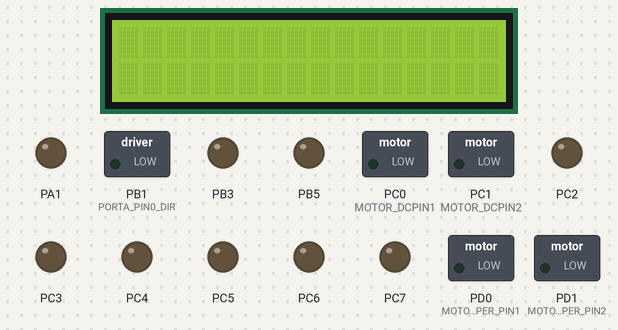
Simulated run of this program. Board: ATmega32, built with avr-gcc and emulated at 8 MHz. Parts: 16×2 character LCD, switched loads named in the program (green lamp = pin HIGH), output pins drawn as LEDs (lit = HIGH). Wiring (inferred from the names in the program): character LCD (HD44780): RS PA0; E PB2; data PA4, PA5, PA6, PA7. Pins used as bus, display or sensor lines are not drawn. At 0.1 s the program stops and its outputs stay as they are.

Above: at 0.1 s.
Timing chart, 0 to 1.6 s (numbered marks = the images above):
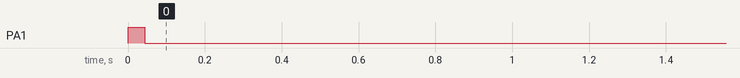

Measured:
- by itself, PA1: LOW → HIGH at 0.00 s, → LOW 0.04 s later

The program:

main.c
```c
#include "STD_TYPES.h"
#include "BIT_MATH.h"
#include <util/delay.h>
#include "MDIO_interface.h"
#include "CLCD_interface.h"
#include "HKEY_PAD_interface.h"
#include "MADC_interface.h"
#include "MSPI_interface.h"
#include "App.h"

int main()
{
	PORT_voidInit();
	CLCD_void_Init();
	MADC_voidInit();
	MSPI_voidInit();
    u8 dummy=80;
    u8 receive_data_LDR;
    u8 LED_value;
	while(1)
	{
		receive_data_LDR=MSPI_u8Transcive(dummy);
		if(receive_data_LDR==80)
		{
			MDIO_EnumSetPortValue(DIO_PORTB,0XFF);
		}

	}
}
```

App.c
```c
#include "STD_TYPES.h"
#include "BIT_MATH.h"
#include <util/delay.h>
#include "MDIO_interface.h"
#include "CLCD_interface.h"
#include "HKEY_PAD_interface.h"
```

App.h
```c
/*
 * App.h
 *
 *  Created on: Sep 2, 2023
 *      Author: Yasmen
 */

#ifndef APP_H_
#define APP_H_


#define  NO_KEY   0XFF

#define OPEN_SYSTEM_MODE         1
#define CHANGE_PASS_MODE         2
#define ADD_USER_MODE            3


#define YASMEEN     1
#define ABEER       2
#define ALAA        3

#define WRONG_ENTRY     4

typedef enum
{
	WRONG_PASS,
	CORRECT_PASS,
}Pass_State_t;


typedef struct {
	u8 pass_eeprom[4];
	u8 ID;
}user_t;


void Write_Pass_Eeprom(u8* data);
void entry_option_fun(void);  //intro(open add change)
u8 Get_Option_key(void);
void Enter_User_ID(void);  //enter your id and check
u8 get_and_check_pass(u8 *eeprom_pass);
void get_pass(user_t * new_user);
#endif /* APP_H_ */
```

DC_Motor.c
```c
#include "STD_TYPES.h"
#include "BIT_MATH.h"
#include <util/delay.h>
#include "MDIO_interface.h"
#include "DC_Motor.h"

void Stepper_Motor_Forward(void)
{
	MDIO_Error_State_tSetPinValue(MOTORSTEEPER_PORT,MOTORSTEEPER_PIN1,DIO_LOW);
	MDIO_Error_State_tSetPinValue(MOTORSTEEPER_PORT,MOTORSTEEPER_PIN1,DIO_LOW);
	MDIO_Error_State_tSetPinValue(MOTORSTEEPER_PORT,MOTORSTEEPER_PIN2,DIO_HIGH);
	MDIO_Error_State_tSetPinValue(MOTORSTEEPER_PORT,MOTORSTEEPER_PIN3,DIO_HIGH);
	MDIO_Error_State_tSetPinValue(MOTORSTEEPER_PORT,MOTORSTEEPER_PIN4,DIO_HIGH);
	_delay_ms (2);
	MDIO_Error_State_tSetPinValue(MOTORSTEEPER_PORT,MOTORSTEEPER_PIN1,DIO_HIGH);
	MDIO_Error_State_tSetPinValue(MOTORSTEEPER_PORT,MOTORSTEEPER_PIN2,DIO_LOW);
	MDIO_Error_State_tSetPinValue(MOTORSTEEPER_PORT,MOTORSTEEPER_PIN3,DIO_HIGH);
	MDIO_Error_State_tSetPinValue(MOTORSTEEPER_PORT,MOTORSTEEPER_PIN4,DIO_HIGH);
	_delay_ms (2);
	MDIO_Error_State_tSetPinValue(MOTORSTEEPER_PORT,MOTORSTEEPER_PIN1,DIO_HIGH);
	MDIO_Error_State_tSetPinValue(MOTORSTEEPER_PORT,MOTORSTEEPER_PIN2,DIO_HIGH);
	MDIO_Error_State_tSetPinValue(MOTORSTEEPER_PORT,MOTORSTEEPER_PIN3,DIO_LOW);
	MDIO_Error_State_tSetPinValue(MOTORSTEEPER_PORT,MOTORSTEEPER_PIN4,DIO_HIGH);
	_delay_ms (2);
	MDIO_Error_State_tSetPinValue(MOTORSTEEPER_PORT,MOTORSTEEPER_PIN1,DIO_HIGH);
	MDIO_Error_State_tSetPinValue(MOTORSTEEPER_PORT,MOTORSTEEPER_PIN2,DIO_HIGH);
	MDIO_Error_State_tSetPinValue(MOTORSTEEPER_PORT,MOTORSTEEPER_PIN3,DIO_HIGH);
	MDIO_Error_State_tSetPinValue(MOTORSTEEPER_PORT,MOTORSTEEPER_PIN4,DIO_LOW);
	_delay_ms (2);
}
void Stepper_Motor_Reverse(void)
{
	MDIO_Error_State_tSetPinValue(MOTORSTEEPER_PORT,MOTORSTEEPER_PIN4,DIO_LOW);
	MDIO_Error_State_tSetPinValue(MOTORSTEEPER_PORT,MOTORSTEEPER_PIN3,DIO_HIGH);
	MDIO_Error_State_tSetPinValue(MOTORSTEEPER_PORT,MOTORSTEEPER_PIN2,DIO_HIGH);
	MDIO_Error_State_tSetPinValue(MOTORSTEEPER_PORT,MOTORSTEEPER_PIN1,DIO_HIGH);
	_delay_ms (2);
	MDIO_Error_State_tSetPinValue(MOTORSTEEPER_PORT,MOTORSTEEPER_PIN4,DIO_HIGH);
	MDIO_Error_State_tSetPinValue(MOTORSTEEPER_PORT,MOTORSTEEPER_PIN3,DIO_LOW);
	MDIO_Error_State_tSetPinValue(MOTORSTEEPER_PORT,MOTORSTEEPER_PIN2,DIO_HIGH);
	MDIO_Error_State_tSetPinValue(MOTORSTEEPER_PORT,MOTORSTEEPER_PIN1,DIO_HIGH);
	_delay_ms (2);
	MDIO_Error_State_tSetPinValue(MOTORSTEEPER_PORT,MOTORSTEEPER_PIN4,DIO_HIGH);
	MDIO_Error_State_tSetPinValue(MOTORSTEEPER_PORT,MOTORSTEEPER_PIN3,DIO_HIGH);
	MDIO_Error_State_tSetPinValue(MOTORSTEEPER_PORT,MOTORSTEEPER_PIN2,DIO_LOW);
	MDIO_Error_State_tSetPinValue(MOTORSTEEPER_PORT,MOTORSTEEPER_PIN1,DIO_HIGH);
	_delay_ms (2);
	MDIO_Error_State_tSetPinValue(MOTORSTEEPER_PORT,MOTORSTEEPER_PIN4,DIO_HIGH);
	MDIO_Error_State_tSetPinValue(MOTORSTEEPER_PORT,MOTORSTEEPER_PIN3,DIO_HIGH);
	MDIO_Error_State_tSetPinValue(MOTORSTEEPER_PORT,MOTORSTEEPER_PIN2,DIO_HIGH);
	MDIO_Error_State_tSetPinValue(MOTORSTEEPER_PORT,MOTORSTEEPER_PIN1,DIO_LOW);
	_delay_ms (2);
}

void DC_Motor_Forward(void)
{
	MDIO_Error_State_tSetPinValue(MOTOR_DCTransPORT,MOTOR_DCPIN2 ,DIO_LOW);
	MDIO_Error_State_tSetPinValue(MOTOR_DCTransPORT,MOTOR_DCPIN1,DIO_HIGH);
}
void DC_Motor_Reverse(void)
{
	MDIO_Error_State_tSetPinValue(MOTOR_DCTransPORT,MOTOR_DCPIN2 ,DIO_HIGH);
	MDIO_Error_State_tSetPinValue(MOTOR_DCTransPORT,MOTOR_DCPIN1,DIO_LOW);
}
void DC_Motor_Stop(void)
{
	MDIO_Error_State_tSetPinValue(MOTOR_DCTransPORT,MOTOR_DCPIN2 ,DIO_LOW);
	MDIO_Error_State_tSetPinValue(MOTOR_DCTransPORT,MOTOR_DCPIN1,DIO_LOW);
}
```

DC_Motor.h
```c
/*
 * DC_Motor.h
 *
 *  Created on: ??þ/??þ/????
 *      Author: THE LAPTOP SHOP
 */

#ifndef DC_MOTOR_H_
#define DC_MOTOR_H_

void Stepper_Motor_Forward(void);
void Stepper_Motor_reverse(void);

void DC_Motor_Forward(void);
void DC_Motor_reverse(void);
void DC_Motor_stop(void);

#define MOTOR_DCTransPORT  DIO_PORTC

#define MOTOR_DCPIN1  PIN0
#define MOTOR_DCPIN2  PIN1

#define MOTORSTEEPER_PORT  DIO_PORTD

#define MOTORSTEEPER_PIN1  PIN0
#define MOTORSTEEPER_PIN2  PIN1
#define MOTORSTEEPER_PIN3  PIN2
#define MOTORSTEEPER_PIN4  PIN3

#define DC_MOTOR          0
#define Stepper_MOTOR     1


#endif /* DC_MOTOR_H_ */
```

HKEY_PAD_interface.h
```c
/*
 * HKEY_PAD_interface.h
 *
 *  Created on: Aug 5, 2023
 *      Author: Yasmen
 */

#ifndef HKEY_PAD_INTERFACE_H_
#define HKEY_PAD_INTERFACE_H_


u8 HKeyPad_u8GetKey (void);

#define NOT_PRESSED  0x01
#define PRESSED      0

#endif /* HKEY_PAD_INTERFACE_H_ */
```

HKEY_PAD_program.c
```c
/*
 * HKEY_PAD_program.c
 *
 *  Created on: Aug 5, 2023
 *      Author: Yasmen
 */

#include "STD_TYPES.h"
#include "BIT_MATH.h"
#include "MDIO_interface.h"


#include "HKEY_PAD_interface.h"
#include "HKEY_PAD_config.h"


u8 HKeyPad_u8GetKey (void)
{
	u8 Local_u8PressedKey = 0xff;
	u8 Local_u8KeyIsPressed = NOT_PRESSED;

	u8 Local_u8ColIterator=0;
	u8 Local_u8RowIterator=0;


	u8 Col_array[COL_SIZE] = {KEYPAD_C0, KEYPAD_C1, KEYPAD_C2, KEYPAD_C3};
	u8 Row_array[ROW_SIZE] = {KEYPAD_R0, KEYPAD_R1, KEYPAD_R2, KEYPAD_R3};
	u8 Keypad_arr[ROW_SIZE][COL_SIZE] = KEYPAD_TYPE;

	u8 flag = 0;

	for(Local_u8ColIterator=0 ; Local_u8ColIterator < COL_SIZE ; Local_u8ColIterator++)
	{
		MDIO_Error_State_tSetPinValue(COL_PORT, Col_array[Local_u8ColIterator],DIO_LOW);

		for(Local_u8RowIterator=0 ; Local_u8RowIterator < ROW_SIZE ; Local_u8RowIterator++)
		{
			MDIO_Error_State_tGetPinValue(ROW_PORT,Row_array[Local_u8RowIterator],&Local_u8KeyIsPressed);

			if(Local_u8KeyIsPressed==PRESSED)
			{
				Local_u8PressedKey = Keypad_arr[Local_u8RowIterator][Local_u8ColIterator];
				while(Local_u8KeyIsPressed==PRESSED)
				{
					MDIO_Error_State_tGetPinValue(ROW_PORT,Row_array[Local_u8RowIterator],&Local_u8KeyIsPressed);

				}
				flag = 1;
				//HLCD_voidSendData(Local_u8PressedKey);
				break;
				//return Local_u8PressedKey;
			}

		}
		MDIO_Error_State_tSetPinValue(COL_PORT,Col_array[Local_u8ColIterator],DIO_HIGH);
		if(flag)
		{
			break;
		}

	}
	return Local_u8PressedKey;
}
/*
u8 HKeyPad_u8GetKeyb(void)
{

	u8 Local_u8PressedKey=NOT_PRESSED, Local_u8_ColumnIndex, Local_u8_RowIndex,Local_u8_PinState;

	static u8 Local_u8KeypadArr[ROW_SIZE][COL_SIZE]= KEYPAD_TYPE;


	static u8 Local_u8KeypadCoulmnArr[COL_SIZE]={KEYPAD_C0, KEYPAD_C1, KEYPAD_C2, KEYPAD_C3};
	 static u8 Local_u8KeypadROWArr[ROW_SIZE]={KEYPAD_R0, KEYPAD_R1, KEYPAD_R2, KEYPAD_R3};
	for(Local_u8_ColumnIndex=0;Local_u8_ColumnIndex<COL_SIZE;Local_u8_ColumnIndex++){
		MDIO_Error_State_tGetPinValue(KEYPAD_PORT,Row_array[Local_u8RowIterator],&Local_u8KeyIsPressed);
	for(Local_u8_RowIndex=0;Local_u8_RowIndex<ROW_SIZE;Local_u8_RowIndex++){
		MDIO_Error_State_tGetPinValue(KEYPAD_PORT,Local_u8KeypadROWArr[Local_u8_RowIndex],&Local_u8_PinState);
		if(DIO_LOW==Local_u8_PinState){
			Local_u8PressedKey=Local_u8KeypadArr[Local_u8_RowIndex][Local_u8_ColumnIndex];

			while(Local_u8_PinState==DIO_LOW){
				MDIO_Error_State_tGetPinValue(KEYPAD_PORT,Local_u8KeypadROWArr[Local_u8_RowIndex],&Local_u8_PinState);

			}
			return Local_u8PressedKey;

	}
	}
	MDIO_Error_State_tSetPinValue(KEYPAD_PORT,Local_u8KeypadCoulmnArr[Local_u8_ColumnIndex],DIO_HIGH);

	}
	return Local_u8PressedKey;
}*/
```

MADC_interface.h
```c
/*
 * MADC_interface.h
 *
 *  Created on: Aug 9, 2023
 *      Author: Yasmen
 */

#ifndef MADC_INTERFACE_H_
#define MADC_INTERFACE_H_

void MADC_voidInit (void);
u16 MADC_u16GetValue(u8 copy_u8AdcChannel);

#define ADC_CHANNEL0 0
#define ADC_CHANNEL1 1
#define ADC_CHANNEL2 2
#define ADC_CHANNEL3 3
#define ADC_CHANNEL4 4
#define ADC_CHANNEL5 5
#define ADC_CHANNEL6 6
#define ADC_CHANNEL7 7

u16 TEMP_Read (void);

#endif /* MADC_INTERFACE_H_ */
```

MADC_program.c
```c
/*
 * MADC_program.c
 *
 *  Created on: Aug 9, 2023
 *      Author: Yasmen
 */
#include "STD_TYPES.h"
#include "BIT_MATH.h"

#include "MADC_interface.h"
#include "MADC_registers.h"
#include "MADC_private.h"
#include "MADC_config.h"


void MADC_voidInit (void)
{
	/* SELECT V REF */
	CLR_BIT(ADMUX,ADMUX_REFS1);
	SET_BIT(ADMUX,ADMUX_REFS0);
	/* SELECT RIGHT ADUJST */
	CLR_BIT(ADMUX,ADMUX_ADLAR);
	/*SELECT PRESCALER MCU GRQ  32  */
	SET_BIT(ADCSRA,ADCSRA_ADPS0);
	CLR_BIT(ADCSRA,ADCSRA_ADPS1);
	SET_BIT(ADCSRA,ADCSRA_ADPS2);
	/* ADC ENABLE */
	SET_BIT(ADCSRA,ADCSRA_ADEN);
}
u16 MADC_u16GetValue(u8 copy_u8AdcChannel)
{
	/* clear the selection bits  */
	ADMUX&=0b1100000;
	/* select ADC channel */
	ADMUX|=copy_u8AdcChannel;
	/* ADC start conversion */
	SET_BIT(ADCSRA,ADCSRA_ADSC);
	/* busy wait until ADC complete conversion */
	while(GET_BIT(ADCSRA,ADCSRA_ADIF)==0);
	/* clear ADC flag */
	SET_BIT(ADCSRA,ADCSRA_ADIF);

	return ADC_DATA_REG;


}


/*u16 TEMP_Read (void)
 {
	 u16 volt =MADC_u16GetValue(LM35_CH);
	 u16 temp =volt;
	 return temp;
 }*/
```

MDIO_cnfig.h
```c
/*************************************************/
/* Author : Yasmen                               */
/* Layer  : MCAL                                 */
/* Date   : 2/8/2023                             */
/* Module : DIO                                  */
/* Version: 1.00                                 */
/*************************************************/


#ifndef  _M_DIO_CNFIG_H
#define  _M_DIO_CNFIG_H


#define PORTA_PIN0_DIR    OUTPUT
#define PORTA_PIN1_DIR    OUTPUT
#define PORTA_PIN2_DIR    OUTPUT
#define PORTA_PIN3_DIR    OUTPUT
#define PORTA_PIN4_DIR    OUTPUT
#define PORTA_PIN5_DIR    OUTPUT
#define PORTA_PIN6_DIR    OUTPUT
#define PORTA_PIN7_DIR    OUTPUT

#define PORTB_PIN0_DIR    OUTPUT
#define PORTB_PIN1_DIR    OUTPUT
#define PORTB_PIN2_DIR    OUTPUT  //EXTI2
#define PORTB_PIN3_DIR    OUTPUT
#define PORTB_PIN4_DIR    INPUT     //SLAVE SELECT
#define PORTB_PIN5_DIR    OUTPUT    //MOSI
#define PORTB_PIN6_DIR    INPUT     //MISO
#define PORTB_PIN7_DIR    INPUT    //clk

#define PORTC_PIN0_DIR    OUTPUT
#define PORTC_PIN1_DIR    OUTPUT
#define PORTC_PIN2_DIR    OUTPUT
#define PORTC_PIN3_DIR    OUTPUT
#define PORTC_PIN4_DIR    OUTPUT
#define PORTC_PIN5_DIR    OUTPUT
#define PORTC_PIN6_DIR    OUTPUT
#define PORTC_PIN7_DIR    OUTPUT

#define PORTD_PIN0_DIR    OUTPUT
#define PORTD_PIN1_DIR    OUTPUT
#define PORTD_PIN2_DIR    OUTPUT  //EXTI0
#define PORTD_PIN3_DIR    OUTPUT  //EXTI1
#define PORTD_PIN4_DIR    OUTPUT
#define PORTD_PIN5_DIR    OUTPUT
#define PORTD_PIN6_DIR    OUTPUT
#define PORTD_PIN7_DIR    OUTPUT

#define PORTA_PIN0_INITIAL_VALUE    HIGH
#define PORTA_PIN1_INITIAL_VALUE    HIGH
#define PORTA_PIN2_INITIAL_VALUE    HIGH
#define PORTA_PIN3_INITIAL_VALUE    HIGH
#define PORTA_PIN4_INITIAL_VALUE    HIGH
#define PORTA_PIN5_INITIAL_VALUE    HIGH
#define PORTA_PIN6_INITIAL_VALUE    HIGH
#define PORTA_PIN7_INITIAL_VALUE    HIGH

#define PORTB_PIN0_INITIAL_VALUE    LOW
#define PORTB_PIN1_INITIAL_VALUE    LOW
#define PORTB_PIN2_INITIAL_VALUE    LOW
#define PORTB_PIN3_INITIAL_VALUE    LOW
#define PORTB_PIN4_INITIAL_VALUE    LOW
#define PORTB_PIN5_INITIAL_VALUE    LOW
#define PORTB_PIN6_INITIAL_VALUE    LOW
#define PORTB_PIN7_INITIAL_VALUE    LOW

#define PORTC_PIN0_INITIAL_VALUE    LOW
#define PORTC_PIN1_INITIAL_VALUE    LOW
#define PORTC_PIN2_INITIAL_VALUE    LOW
#define PORTC_PIN3_INITIAL_VALUE    LOW
#define PORTC_PIN4_INITIAL_VALUE    LOW
#define PORTC_PIN5_INITIAL_VALUE    LOW
#define PORTC_PIN6_INITIAL_VALUE    LOW
#define PORTC_PIN7_INITIAL_VALUE    LOW

#define PORTD_PIN0_INITIAL_VALUE    LOW
#define PORTD_PIN1_INITIAL_VALUE    LOW
#define PORTD_PIN2_INITIAL_VALUE    LOW  //KEYPAD
#define PORTD_PIN3_INITIAL_VALUE    LOW
#define PORTD_PIN4_INITIAL_VALUE    LOW
#define PORTD_PIN5_INITIAL_VALUE    LOW
#define PORTD_PIN6_INITIAL_VALUE    LOW
#define PORTD_PIN7_INITIAL_VALUE    LOW

#endif
```

MDIO_interface.h
```c
#ifndef  _M_DIO_INTERFACE_H
#define  _M_DIO_INTERFACE_H

#define DIO_OUTPUT         1
#define DIO_INTPUT         0

#define  DIO_PORTA         1
#define  DIO_PORTB         2
#define  DIO_PORTC         3
#define  DIO_PORTD         4


#define DIO_HIGH           1
#define DIO_LOW            0

#define PIN0               0
#define PIN1               1
#define PIN2               2
#define PIN3               3
#define PIN4               4
#define PIN5               5
#define PIN6               6
#define PIN7               7
typedef enum{
	Return_OK,
	Return_NOK,
	Return_NULLPTR

}Error_State_t;


void PORT_voidInit (void);
void MDIO_voidSetPinDirection (u8 copy_u8Port , u8 copy_u8Pin , u8 copy_u8Mode );
Error_State_t MDIO_Error_State_tSetPinValue (u8 copy_u8Port , u8 copy_u8Pin , u8 copy_u8Mode );
Error_State_t MDIO_Error_State_tGetPinValue (u8 copy_u8Port , u8 copy_u8Pin , u8 *p_u8Value );
Error_State_t MDIO_EnumSetPortValue(u8 Copy_u8Port, u8 Copy_u8Value);
Error_State_t MDIO_EnumGetPortValue(u8 Copy_u8Port, u8* P_u8Value);
Error_State_t MDIO_Error_state_tTogglePinValue(u8 copy_u8port,u8 copy_u8pin);


#endif
```

MDIO_program.c
```c
/*************************************************/
/* Author : Yasmen                               */
/* Layer  : MCAL                                 */
/* Date   : 2/8/2023                             */
/* Module : DIO                                  */
/* Version: 1.00                                 */
/*************************************************/


#include "STD_TYPES.h"
#include "BIT_MATH.h"

#include "MDIO_interface.h"
#include "MDIO_registers.h"
#include "MDIO_cnfig.h"
#include "MDIO_private.h"


void PORT_voidInit (void)
{
	DDRA=PORTA_DIR;
	DDRB=PORTB_DIR;
	DDRC=PORTC_DIR;
	DDRD=PORTD_DIR;

	PORTA =PORTA_VALUE;
	PORTB =PORTB_VALUE;
	PORTC =PORTC_VALUE;


	PORTD = PORTD_VALUE;
}


void MDIO_voidSetPinDirection (u8 copy_u8Port , u8 copy_u8Pin , u8 copy_u8Mode )
{


	if(copy_u8Mode==DIO_INTPUT)
	{
		switch(copy_u8Port)
		{
		case DIO_PORTA : CLR_BIT(DDRA,copy_u8Pin);break;
		case DIO_PORTB : CLR_BIT(DDRB,copy_u8Pin);break;
		case DIO_PORTC : CLR_BIT(DDRC,copy_u8Pin);break;
		case DIO_PORTD : CLR_BIT(DDRD,copy_u8Pin);break;
		default : break;

		}
	}
	else if (copy_u8Mode==DIO_OUTPUT)
	{
		switch(copy_u8Port)
		{
		case DIO_PORTA : SET_BIT(DDRA,copy_u8Pin);break;
		case DIO_PORTB : SET_BIT(DDRB,copy_u8Pin);break;
		case DIO_PORTC : SET_BIT(DDRC,copy_u8Pin);break;
		case DIO_PORTD : SET_BIT(DDRD,copy_u8Pin);break;
		default : break;

		}

	}


}
Error_State_t MDIO_Error_State_tSetPinValue (u8 copy_u8Port , u8 copy_u8Pin , u8 copy_u8Mode )
{
	Error_State_t Error_State =Return_OK;
	if(copy_u8Pin>7)
	{
		Error_State =Return_NOK;
	}
	else
	{
		if(copy_u8Mode==DIO_LOW)
		{
			switch(copy_u8Port)
			{
			case DIO_PORTA : CLR_BIT(PORTA,copy_u8Pin);break;
			case DIO_PORTB : CLR_BIT(PORTB,copy_u8Pin);break;
			case DIO_PORTC : CLR_BIT(PORTC,copy_u8Pin);break;
			case DIO_PORTD : CLR_BIT(PORTD,copy_u8Pin);break;
			default : break;

			}
		}
		else if (copy_u8Mode==DIO_HIGH)
		{
			switch(copy_u8Port)
			{
			case DIO_PORTA : SET_BIT(PORTA,copy_u8Pin);break;
			case DIO_PORTB : SET_BIT(PORTB,copy_u8Pin);break;
			case DIO_PORTC : SET_BIT(PORTC,copy_u8Pin);break;
			case DIO_PORTD : SET_BIT(PORTD,copy_u8Pin);break;
			default : break;

			}

		}
	}
	return Error_State;
}

Error_State_t MDIO_Error_State_tGetPinValue (u8 copy_u8Port , u8 copy_u8Pin , u8 *p_u8Value )
{
	Error_State_t Error_State =Return_OK;
	if(copy_u8Pin>7)
	{
		Error_State =Return_NOK;
	}
	else
	{
		switch(copy_u8Port)
		{
		case DIO_PORTA : *p_u8Value =GET_BIT(PINA,copy_u8Pin);break;
		case DIO_PORTB : *p_u8Value =GET_BIT(PINB,copy_u8Pin);break;
		case DIO_PORTC : *p_u8Value =GET_BIT(PINC,copy_u8Pin);break;
		case DIO_PORTD : *p_u8Value =GET_BIT(PIND,copy_u8Pin);break;
		default : break;
		}
	}
	return Error_State;

}

Error_State_t MDIO_EnumSetPortValue(u8 Copy_u8Port, u8 Copy_u8Value)
{
	Error_State_t Error_State = Return_OK;
	if(Copy_u8Port>PIN7)
	{
		Error_State = Return_NOK;
	}
	else
	{
		switch(Copy_u8Port)
		{
		case DIO_PORTA: PORTA=Copy_u8Value; break;
		case DIO_PORTB: PORTB=Copy_u8Value; break;
		case DIO_PORTC: PORTC=Copy_u8Value; break;
		case DIO_PORTD: PORTD=Copy_u8Value; break;
		default: Error_State = Return_NOK; break;
		}
	}

	return Error_State;
}


Error_State_t MDIO_EnumGetPortValue(u8 Copy_u8Port, u8* P_u8Value)
{
	Error_State_t Error_State = Return_OK;
	if(Copy_u8Port>PIN7)
	{
		Error_State = Return_NOK;
	}
	else
	{
		switch(Copy_u8Port)
		{
		case DIO_PORTA: *P_u8Value=PINA; break;
		case DIO_PORTB: *P_u8Value=PINB; break;
		case DIO_PORTC: *P_u8Value=PINC; break;
		case DIO_PORTD: *P_u8Value=PIND; break;
		default: Error_State = Return_NOK; break;
		}
	}

	return Error_State;
}

Error_State_t MDIO_Error_state_tTogglePinValue(u8 copy_u8port,u8 copy_u8pin)
{
	Error_State_t Error_state=Return_OK;
	if(copy_u8pin>PIN7)
	{
		Error_state=Return_NOK;
	}
	switch (copy_u8port)
	{
	case DIO_PORTA : TOG_BIT(PORTA, copy_u8pin); break;
	case DIO_PORTB : TOG_BIT(PORTB, copy_u8pin); break;
	case DIO_PORTC : TOG_BIT(PORTC, copy_u8pin); break;
	case DIO_PORTD : TOG_BIT(PORTD, copy_u8pin); break;
	default:  Error_state=Return_NOK; break;
	}
	return Error_state;
}
```

MSPI_interface.h
```c
/*
 * MSPI_interface.h
 *
 *  Created on: ??þ/??þ/????
 *      Author: THE LAPTOP SHOP
 */

#ifndef MSPI_INTERFACE_H_
#define MSPI_INTERFACE_H_

void MSPI_voidInit(void);
u8 MSPI_u8Transcive(u8 copy_u8Data);


#endif /* MSPI_INTERFACE_H_ */
```

MADC_config.h
```c
/*
 * MADC_config.h
 *
 *  Created on: Aug 9, 2023
 *      Author: Yasmen
 */

#ifndef MADC_CONFIG_H_
#define MADC_CONFIG_H_

#define LM35_CH      ADC_CHANNEL0

#endif /* MADC_CONFIG_H_ */
```

Source omitted: MSPI_program.c (855 bytes), CLCD_config.h (848 bytes), HKEY_PAD_config.h (713 bytes), MSPI_config.h (194 bytes), CLCD_interface.h (1223 bytes), CLCD_progam.c (6383 bytes), BIT_MATH.h (195 bytes), CLCD_private.h (637 bytes), MADC_private.h (160 bytes), MADC_registers.h (1052 bytes), MDIO_private.h (2631 bytes), MDIO_registers.h (889 bytes) and 3 more
